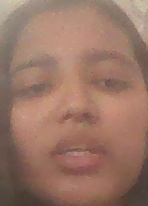
#> input picture dataset/Jinal/0.jpg, 148 x 206 px; its folder holds only this picture in this run
$ python train_embeddings.py
#> lines starting #> are read from the running program, lines starting #| are printed output that depends on the picture
import cv2
import os
import numpy as np
from sklearn.preprocessing import normalize
import pickle

dataset_path = "dataset"

embeddings = []
names = []

def get_embedding(face):

    try:
        face = cv2.resize(face, (100,100))
        face = cv2.cvtColor(face, cv2.COLOR_BGR2GRAY)
        face = face.flatten().astype("float32")
        face = face / 255.0
        return face

    except:
        return None

for person in os.listdir(dataset_path):
    person_path = os.path.join(dataset_path, person)
    for img_name in os.listdir(person_path):
        img_path = os.path.join(person_path, img_name)
        img = cv2.imread(img_path)
#> img is the input picture: shape (206, 148, 3); mean B, G, R 102.3, 117.6, 153.7

        if img is None:
            continue

        emb = get_embedding(img)
#> in get_embedding, `face = cv2.resize(face, (100,100))`:
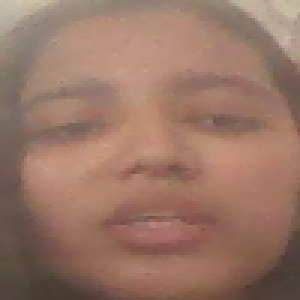
#> face: shape (100, 100, 3) (shown 3 times larger); mean of channels 0, 1, 2 102.2, 117.5, 153.6; drawn as B, G, R
#> in get_embedding, `face = cv2.cvtColor(face, cv2.COLOR_BGR2GRAY)`:
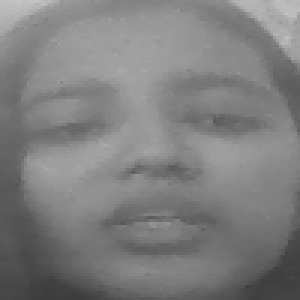
#> face: shape (100, 100) (shown 3 times larger); min 60, max 198, mean 126.5
#> in get_embedding, `face = face.flatten().astype("float32")`: face = 10000 values, max 198 at index 6, min 60 at index 9916, mean 126.5
#> in get_embedding, `face = face / 255.0`: face = 10000 values, max 0.776 at index 6, min 0.235 at index 9916, mean 0.496
#> emb has the same summary as face in get_embedding

        if emb is not None and emb.shape[0] == 10000:
            embeddings.append(emb)
            names.append(person)
#> pass 2 of the loop `for person in os.listdir(dataset_path):`:
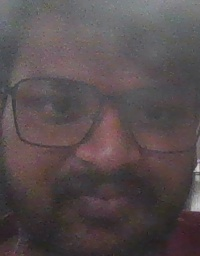
#> input picture dataset/Kunal/0.jpg, 200 x 256 px
#> img is the input picture: shape (256, 200, 3); mean B, G, R 78.9, 77.3, 87.6
#> in get_embedding (call 2), `face = cv2.resize(face, (100,100))`:
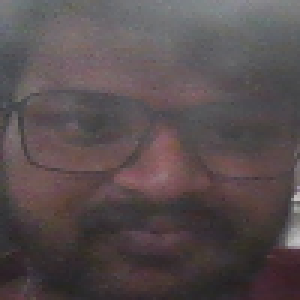
#> face: shape (100, 100, 3) (shown 3 times larger); mean of channels 0, 1, 2 78.8, 77.2, 87.5; drawn as B, G, R
#> in get_embedding (call 2), `face = cv2.cvtColor(face, cv2.COLOR_BGR2GRAY)`:
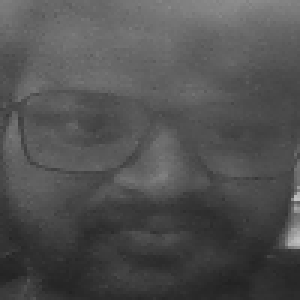
#> face: shape (100, 100) (shown 3 times larger); min 34, max 193, mean 80.4
#> in get_embedding (call 2), `face = face.flatten().astype("float32")`: face = 10000 values, max 193 at index 6698, min 34 at index 9376, mean 80.44
#> in get_embedding (call 2), `face = face / 255.0`: face = 10000 values, max 0.757 at index 6698, min 0.133 at index 9376, mean 0.315
#> emb has the same summary as face in get_embedding

embeddings = np.array(embeddings)
embeddings = normalize(embeddings)

data = {"embeddings": embeddings, "names": names}

with open("face_embeddings.pkl", "wb") as f:
    pickle.dump(data, f)

print("✅ Embeddings training completed")
print("Total samples:", len(names))
